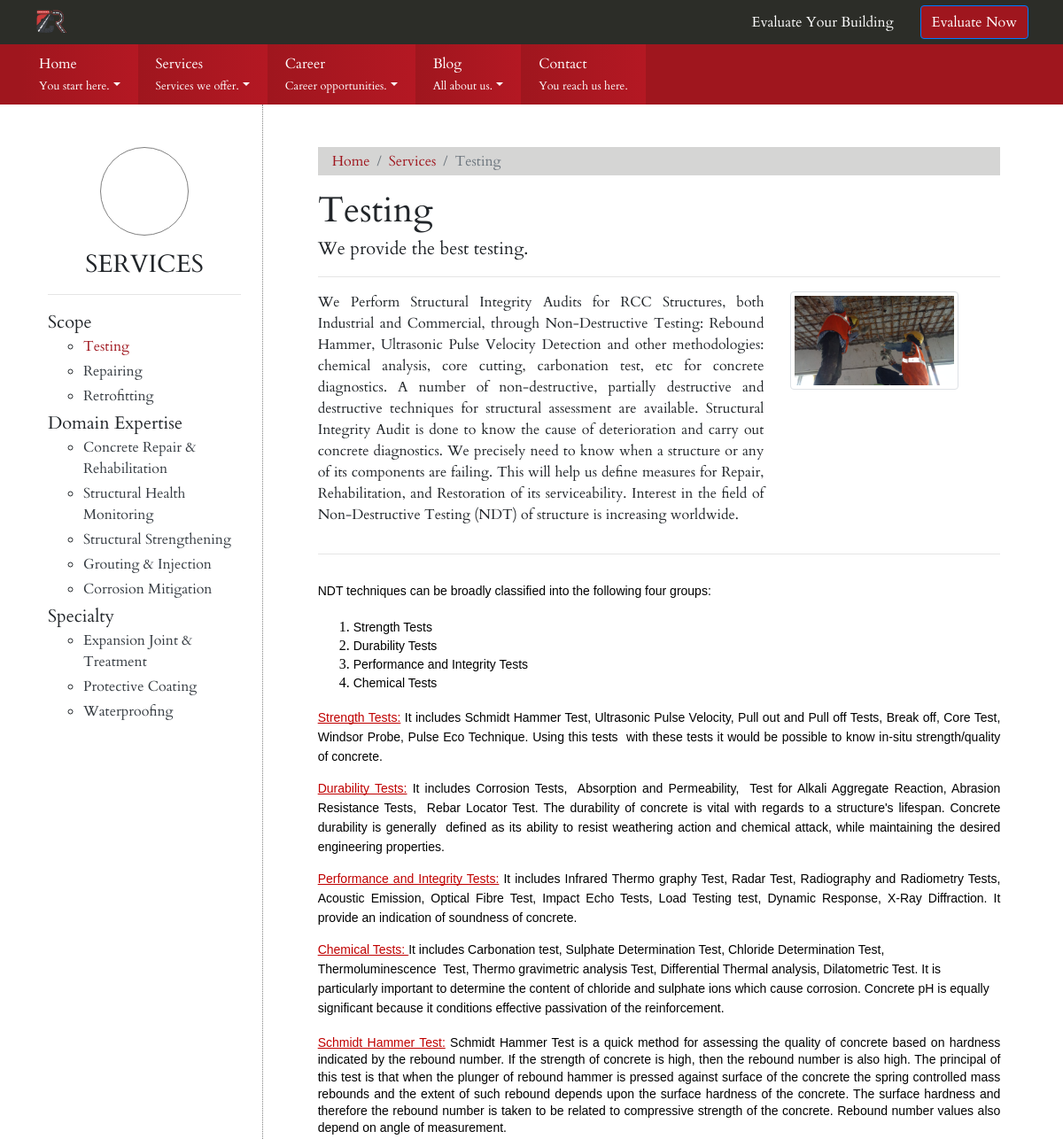
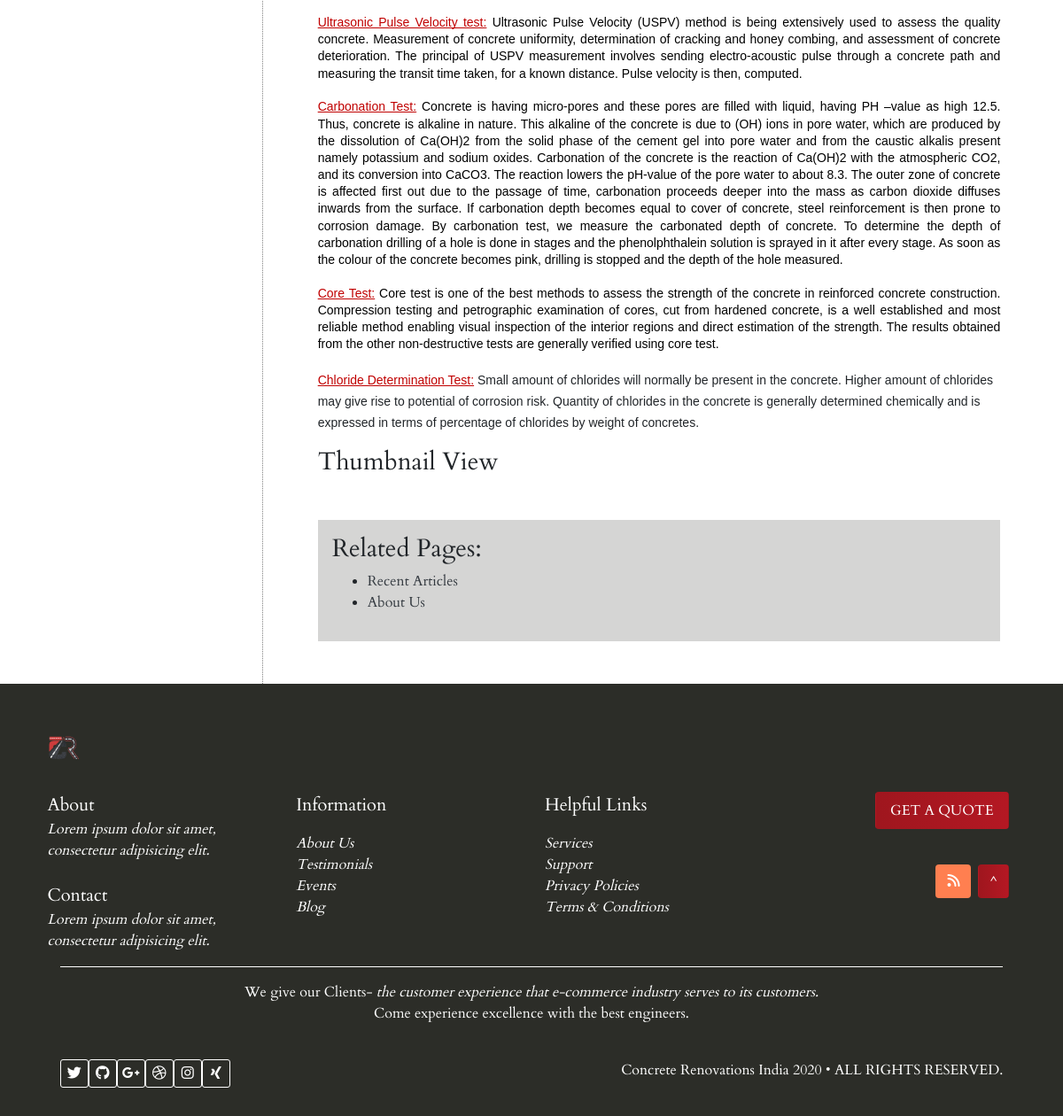
The page /services/testing on the database its author committed (2 pictures, top to bottom).
### services/models.py (models this page shows, shortened)
class Service(models.Model):
    name = models.CharField(max_length=200)
    slug = models.CharField(max_length=200,blank=True)
    category = models.CharField(choices=getcategory(),max_length=200)
    tagline = models.CharField(max_length=200,blank=True)
    overview = models.TextField()
    body = models.TextField()
    header_image = models.ImageField(upload_to="uploads/service/header",blank=True)

class ServiceCategory(models.Model):
    name = models.CharField(max_length=100)
    slug = models.SlugField(unique=True,blank=True)

### web/views.py (the view)
# urls.py: path("services/<slug:slug>",views.ServiceView.as_view(),name="Service"),
class ServiceView(APIView):
    template_name = app_name + "services/service.html"
    context = {}
    def get(self,request,slug):
        self.context["category_list"] = get_category_list()
        images = ServiceImage.objects.filter(category=slug)
        service = Service.objects.filter(slug=slug).first()
        if service:
            self.context["images"] = images
            self.context["service"] = service
        else:
            return HttpResponse("Service not found")
        return render(request,self.template_name,self.context)

### web/views.py (called while the page is built)
def get_category_list():
    categories = ServiceCategory.objects.all()
    category_list = []
    for cat in categories:
        services = Service.objects.filter(category=cat.slug)
        service_list = []
        for s in services:
            service_list.append({"name":s.name,"slug":s.slug})
        category_list.append({"name":cat.name,"slug":cat.slug,"services":service_list})
    return category_list

### web/templates/web/services/service.html (shortened to what this page needs)
{% extends "./base.html" %}
{% load static %}{% block page_title %}{{ service.name }}{% endblock page_title %}
{% block page_body %}
<div class="cardo container-fluid wrapper pt-5 pb-5">
    <nav aria-label="breadcrumb" class="pb-0 pt-0">
      <ol class="breadcrumb bg-green text-white pb-1 pt-1 rounded-0">
        <li class="breadcrumb-item"><a href="{% url 'web:Home' %}" class="text-rd-dark">Home</a></li>
        <li class="breadcrumb-item"><a href="{% url 'web:Services Home' %}" class="text-rd-dark">Services</a></li>
        <li class="breadcrumb-item text-gray active" aria-current="page">{{ service.name }}</li>
      </ol>
    </nav>
    <h1 class="mb-1 mt-3">{{ service.name }}</h1>
    <p class="lead">{{ service.tagline }}</p>
    <hr>
    <div class="row">
        <div class="col-md-8">
            <p class="text-justify">{{ service.overview }}</p>
        </div>
        {% if service.header_image %}
        <div class="col-md-4">
            <img data-toggle="modal" data-target="#exampleModalCenter" src="{{ service.header_image.url }}" style="width:80%;object-fit:cover;" class="img-thumbnail">
        </div>
        {% endif %}
    </div>
    <hr>
    <div class="body cardo">
        {{ service.body|safe }}
    </div>
    <div class="mb-5">
        <h3>Thumbnail View</h3>
    </div>
        <div class="related pt-3 pl-3 pr-3 pb-3">
        <h3>Related Pages:</h3>
        <ul>
            <li><a href="{% url 'web:Blog' %}" class="text-dark">Recent Articles</a></li>
            <li><a href="{% url 'web:About' %}" class="text-dark">About Us</a></li>
        </ul>
    </div>
</div>
{% endblock page_body %}

### web/templates/web/services/base.html (shortened to what this page needs)
{% extends "web/shared/base.html" %}
{% load static %}{% block page_title %}Services - Home{% endblock page_title %}
{% block content%}
<div class="container-fluid wrapper">
    <div class="row d-lg-flex flex-row-reverse">
        <div class="col-lg-9 col-12">
            {% block page_body %}{% endblock page_body %}
        </div>
        <div class="col-lg-3 col-12 ">
            {% include "./sidebar.html" %}
        </div>
    </div>
</div>
{% endblock content %}

### web/templates/web/shared/base.html (shortened to what this page needs)
{% load static %}
<!DOCTYPE html>
<html lang="en">
<head>
  <link href="{% static 'web/assets/lib/bootstrap/css/bootstrap.min.css' %}" rel="stylesheet">
  <link href="{% static 'web/css/custom.css' %}" rel="stylesheet">
</head>
<body>
    {% include './nav.html' %}
    {% block content %}{% endblock content %}
    {% include './footer.html' %}
</body>
</html>

### web/templates/web/shared/nav.html (shortened to what this page needs)
{% load static %}
  <nav class="navbar navbar-expand-md  shadow bg-toggle cardo" id="top-bar">
    <div class="container-fluid justify-items-between wrapper">
      <a href="{% url 'web:Home' %}"><img src="{% static 'web/assets/images/logo/mob-logo.png' %}" class="icon"></a>
      <div class="row  d-none d-md-flex align-items-center text-white ml-auto">
        <div class="col-auto text-right">
          Evaluate Your Building
        </div>
        <div class="col-auto d-flex justify-content-end">
          <button class="btn btn-primary bg-rd-dark ml-auto  align-self-center">Evaluate Now</button>
        </div>
      </div>
    </div>
  </nav>
  <nav class="navbar navbar-expand-md d-none collapse navbar-collapse navbar-dark bg-rd-dark cardo d-md-flex" id="primary-nav">
      <div class="container-fluid pd-0 wrapper ">
          <ul class="list-inline mr-0 mb-0 pd-0 row-no-gutters row justify-content-start" id="primary-nav-list">
              <li class="nav-menu list-inline-item dropdown bg-rd-gradient mr-0 pd-lr2 pd-tb1 br-bw-hv">
                <a href="#" class="dropdown-toggle text-white" data-toggle="dropdown">Home<small class="d-none d-lg-inline"><br>You start here.</small></a>
              </li>
              <li class="nav-menu list-inline-item dropdown bg-rd-gradient mr-0 pd-lr2 pd-tb1 br-bw-hv">
                <a href="#" class="dropdown-toggle text-white" data-toggle="dropdown">Services<small class="d-none d-lg-inline"><br>Services we offer.</small></a>
              </li>
              <li class="nav-menu list-inline-item dropdown bg-rd-gradient mr-0 pd-lr2 pd-tb1 br-bw-hv">
                <a href="#" class="dropdown-toggle text-white" data-toggle="dropdown">Career<small class="d-none d-lg-inline"><br>Career opportunities.</small></a>
              </li>
              <li class="nav-menu list-inline-item dropdown bg-rd-gradient mr-0 pd-lr2 pd-tb1 br-bw-hv">
                <a href="{% url 'web:Blog' %}" class="dropdown-toggle text-white" data-toggle="dropdown">Blog<small class="d-none d-lg-inline"><br>All about us.</small></a>
              </li>
              <li class="nav-menu list-inline-item bg-rd-gradient mr-0 pd-lr2 pd-tb1 br-bw-hv">
                <a href="{% url 'web:Contact' %}" class="text-white">Contact<small class="d-none d-lg-inline"><br>You reach us here.</small></a>
              </li>
          </ul>
      </div>
 </nav>

### web/templates/web/services/sidebar.html (shortened to what this page needs)
<div class="container-fluid cardo  pt-5 pb-5 border-lg-side" style="height:100%">
    <div class="wrapper">
        <div class="d-lg-flex justify-content-center"><div class="mb-3" style="width:100px;height:100px;border-radius:50%;border:1px solid gray"></div></div>
        <h3 class="text-lg-center text-left">SERVICES</h3><hr>
            {% if category_list %}
            <ul class="list-unstyled">
            {% for category in category_list %}
            <li>
                <p class="lead mb-0" data-toggle="collapse" href="#scope-nav" role="button" aria-expanded="false" aria-controls="scope-nav">{{ category.name }}</p>
                <ul>
                    {% for ser in category.services %}
                        <li class="mb-1"><a class="{% if service.name == ser.name %}text-rd-dark{% else %}text-dark{% endif %}" href="{% url 'web:Service' ser.slug %}">{{ ser.name }}</a></li>
                    {% endfor %}
                </ul>
            </li>
            {% endfor %}
            </ul>
            {% endif %}
    </div>
</div>

### web/templates/web/shared/footer.html
{% load static %}
<footer class="container-fluid bg-green cardo pt-5 pb-3">
  <section class="footer-section" id="footer-top">
    <div class="container-fluid wrapper text-white text-center text-md-left">
          <div class="logo-div d-flex justify-content-center justify-content-md-start">
            <img src="{% static 'web/assets/images/logo/mob-logo.png' %}" class="logo icon">
          </div>
      <div class="row">
        <div class="col-12 col-md-6 col-lg-3 pt-4">
          <div class="info">
            <p class="lead mb-0">About</p>
            <a class="text-white font-italic">Lorem ipsum dolor sit amet, consectetur adipisicing elit.</a>
          </div><br>
          <div class="info">
            <p class="lead mb-0">Contact</p>
            <a class="text-white font-italic">Lorem ipsum dolor sit amet, consectetur adipisicing elit.</a>
          </div>
        </div>
        <div class="col-12 col-md-6 col-lg-3  pt-4">
          <ul class="list-unstyled">
          <p class="lead">Information</p>
            <li class="font-italic"><a href="#" class="text-white">About Us</a></li>
            <li class="font-italic"><a href="#" class="text-white">Testimonials</a></li>
            <li class="font-italic"><a href="#" class="text-white">Events</a></li>
            <li class="font-italic"><a href="#" class="text-white">Blog</a></li>
          </ul>
        </div>
        <div class="col-12 col-md-6 col-lg-3 pt-4">
          <ul class="list-unstyled">
          <p class="lead">Helpful Links</p>
            <li class="font-italic"><a href="#" class="text-white">Services</a></li>
            <li class="font-italic"><a href="#" class="text-white">Support</a></li>
            <li class="font-italic"><a href="#" class="text-white">Privacy Policies</a></li>
            <li class="font-italic"><a href="#" class="text-white">Terms & Conditions</a></li>
          </ul>
        </div>
        <div class="col-12 col-md-6 col-lg-3 pt-4">
          <div >
            <a class="d-lg-flex justify-content-center justify-content-lg-end mr-2 mb-2" href="{% if home %}#Contact{% else %}{% url 'web:Contact' %}{% endif %}"><button class="btn bg-rd-gradient text-white pt-2 pb-2 pl-3 pr-3">GET A QUOTE</button></a><br>
              <div class="d-lg-flex justify-content-center justify-content-lg-end mt-2 mb-2">
              <a class="mr-2 mb-2" href="{% url 'web:Feed' %}"><button style="background-color:coral" class="btn  text-white"><i class="fa fa-rss" aria-hidden="true"></i></button></a><a class="mr-2 mb-2" href="#top-bar"><button class="btn bg-rd-gradient text-white">^</button></a>
            </div>
          </div>
        </div>
      </div>
    </div>
  </section>
  <section class="footer-section container-fluid text-center" id="footer-bottom">
    <div class="container-fluid wrapper text-white justify-content-start">
      <hr class="" style="border-bottom:1px solid #fff">
      <p>We give our Clients- <span class="font-italic">the customer experience that e-commerce industry serves to its customers.</span> <br>Come experience excellence with the best engineers.</p>
      <br>
      <div class="row">
        <div class="col-12 col-lg-6 social-media justify-content-center">
          <ul class="list-inline justify-content-center justify-content-lg-start d-flex">
            <li class="social-media-icons icon-div list-inline-item mr-0">
              <a href="" class="text-white"><i class="fa fa-twitter flex-center" id="social-media-icon-div-twitter-icon" aria-hidden="true"></i></a></li>
            <li class="social-media-icons icon-div list-inline-item mr-0">
              <a href="" class="text-white"><i class="fa fa-github" id="social-media-icon-div-github-icon"aria-hidden="true"></i></a></li>
            <li class="social-media-icons icon-div list-inline-item mr-0">
              <a href="" class="text-white"><i class="fa fa-google-plus" id="social-media-icon-div-google-plus-icon"aria-hidden="true"></i></a></li>
            <li class="social-media-icons icon-div list-inline-item mr-0">
              <a href="" class="text-white"><i class="fa fa-dribbble" id="social-media-icon-div-dribble-icon" aria-hidden="true"></i></a></li>
            <li class="social-media-icons icon-div list-inline-item mr-0">
              <a href="" class="text-white"><i class="fa fa-instagram" id="social-media-icon-div-instagram-icon" aria-hidden="true"></i></a></li>
            <li class="social-media-icons icon-div list-inline-item mr-0">
              <a href="" class="text-white"><i class="fa fa-xing flex-center" id="social-media-icon-div-xing-icon" aria-hidden="true"></i></a></li>
          </ul>
        </div>
        <div class="col-12 col-lg-6 copyright text-lg-right ml-auto">
          Concrete Renovations India 2020 • ALL RIGHTS RESERVED.
        </div>
      </div>
    </div>
  </section>
</footer>

### web/static/web/css/custom.css (style rules this page uses)
:root { --rd-dom : #CC3C38; --rd-dark : #9F161E; --rd-dark-trsp : #9F161E90; --rd-light : #B41823; --green : #2C2D28; --white : #FFFFFF; --black : #000000; --tertiary : #F4F4F4; --text : #121212; --quarternery : #707070; --num-2 : 2; --num-5 : 5; --num-10: 10; --percent-2 : 2%; --percent-5 : 5%; --percent-10 : 10%; --wrapper-percent : 96%; }
html { font-family : Cardo; }
.cardo { font-family:Cardo }
.text-rd-dark { color:var(--rd-dark) }
.bg-toggle { background-color : #ffffff; }
@media (min-width:768px) { .bg-toggle { background-color : #2C2D28; color:white } }
.bg-green { background:var(--green); }
.bg-rd-dark { background:var(--rd-dark); }
.bg-rd-gradient { background-color: var(--rd-light); background-image: linear-gradient( to right, var(--rd-dark), var(--rd-light) ); }
.pd-tb1 { padding-top:10px;padding-bottom:10px; }
.pd-lr2 { padding-left:20px;padding-right:20px; }
.icon { height : 50px; }
.navbar { padding : 0; }
.nav-menu { max-width : 175px }
.wrapper { width:var(--wrapper-percent);padding:auto 0;position:static!important; }
.list-inline .list-inline-item { vertical-align:top!important;align-self:start!important; }
.icon-div { width: 32px; height: 32px; border-radius: 3px; border : 1px solid #fff; color: inherit; display: grid; align-items: center; justify-items : center; grid-template-columns: 1fr; justify-self : end; }

### web/templates/web/shared/nav.html (style rules this page uses)
.dropdown { position: static !important; }

### web/templates/web/services/base.html (style rules this page uses)
.breadcrumb,.related { background-color : #2C2D2832 }

### web/templates/web/services/sidebar.html (style rules this page uses)
.border-lg-side { border-top : 1px dotted gray; border-right:none; }
@media (min-width:992px) { .border-lg-side { border-right : 1px dotted gray; border-top : none; } }

### rows shown on the page
Service: name "Testing", tagline "We provide the best testing.", overview "We Perform Structural Integrity Audits for RCC Structures, both Industrial and Commercial, through Non-Destructive Testing: Rebound Hammer, Ultrasonic Pulse Velocity Detection and other methodologies: chemical analysis, core cutting, carbonation test, etc for concrete diagnostics. A number of non-destructive, partially destructive and destructive techniques for structural assessment are available. Structural Integrity Audit is done to know the cause of deterioration and carry out concrete diagnostics. We precisely need to know when a structure or any of its components are failing. This will help us define measures for Repair, Rehabilitation, and Restoration of its serviceability. Interest…", header_image (picture), body "NDT techniques can be broadly classified into the following four groups: Strength Tests Durability Tests Performance and Integrity Tests Chemical Tests Strength Tests: It includes Schmidt Hammer Test, Ultrasonic Pulse Velocity, Pull out and Pull off Tests, Break off, Core Test, Windsor Probe, Pulse Eco Technique. Using this tests with these tests it would be possible to know in-situ strength/quality of concrete. Durability Tests: It includes Corrosion Tests, Absorption and Permeability, Test for Alkali Aggregate Reaction, Abrasion Resistance Tests, Rebar Locator Test. The durability of concrete is vital with regards to a structure's lifespan. Concrete durability is generally defined as its…", name "Testing"
ServiceCategory: name "Scope"
Service: name "Repairing"
Service: name "Retrofitting"
ServiceCategory: name "Domain Expertise"
Service: name "Concrete Repair & Rehabilitation"
Service: name "Structural Health Monitoring"
Service: name "Structural Strengthening"
Service: name "Grouting & Injection"
Service: name "Corrosion Mitigation"
ServiceCategory: name "Specialty"
Service: name "Expansion Joint & Treatment"
Service: name "Protective Coating"
Service: name "Waterproofing"
